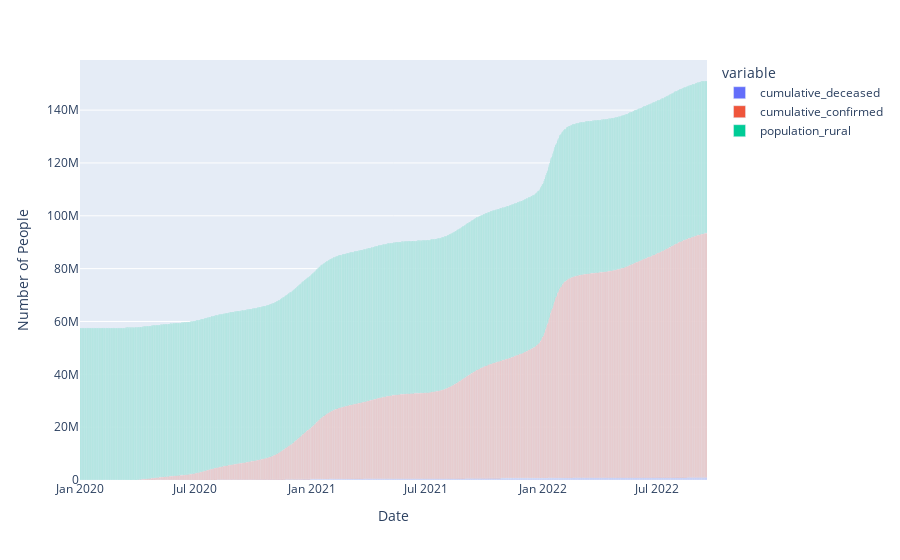

Source (notebook cell):
### Code cell
fig = px.bar(ruralDataFrame, y=["cumulative_deceased", "cumulative_confirmed", "population_rural"], labels=columnLabels)
fig.update_xaxes(title_text="Date")
fig.update_yaxes(title_text="Number of People")
fig.write_image("images/ruralAndCovid.png")
fig.show()

### Figure 1 — Plotly figure (JSON) as saved in the notebook; plotly's stock layout.template omitted (floating-point values rounded to 4 significant figures; data arrays with more than 128 entries replaced by an {"elided": "..."} marker saying what was removed)
{"data": [{"alignmentgroup": "True", "hovertemplate": "variable=cumulative_deceased<br>date=%{x}<br>value=%{y}<extra></extra>", "legendgroup": "cumulative_deceased", "marker": {"color": "#636efa", "pattern": {"shape": ""}}, "name": "cumulative_deceased", "offsetgroup": "cumulative_deceased", "orientation": "v", "showlegend": true, "textposition": "auto", "type": "bar", "x": {"elided": "991 str values"}, "xaxis": "x", "y": {"elided": "991 int values"}, "yaxis": "y"}, {"alignmentgroup": "True", "hovertemplate": "variable=cumulative_confirmed<br>date=%{x}<br>value=%{y}<extra></extra>", "legendgroup": "cumulative_confirmed", "marker": {"color": "#EF553B", "pattern": {"shape": ""}}, "name": "cumulative_confirmed", "offsetgroup": "cumulative_confirmed", "orientation": "v", "showlegend": true, "textposition": "auto", "type": "bar", "x": {"elided": "991 str values"}, "xaxis": "x", "y": {"elided": "991 int values"}, "yaxis": "y"}, {"alignmentgroup": "True", "hovertemplate": "variable=population_rural<br>date=%{x}<br>value=%{y}<extra></extra>", "legendgroup": "population_rural", "marker": {"color": "#00cc96", "pattern": {"shape": ""}}, "name": "population_rural", "offsetgroup": "population_rural", "orientation": "v", "showlegend": true, "textposition": "auto", "type": "bar", "x": {"elided": "991 str values"}, "xaxis": "x", "y": {"elided": "991 int values"}, "yaxis": "y"}], "layout": {"barmode": "relative", "legend": {"title": {"text": "variable"}, "tracegroupgap": 0}, "margin": {"t": 60}, "xaxis": {"anchor": "y", "domain": [0, 1], "title": {"text": "Date"}}, "yaxis": {"anchor": "x", "domain": [0, 1], "title": {"text": "Number of People"}}}}
